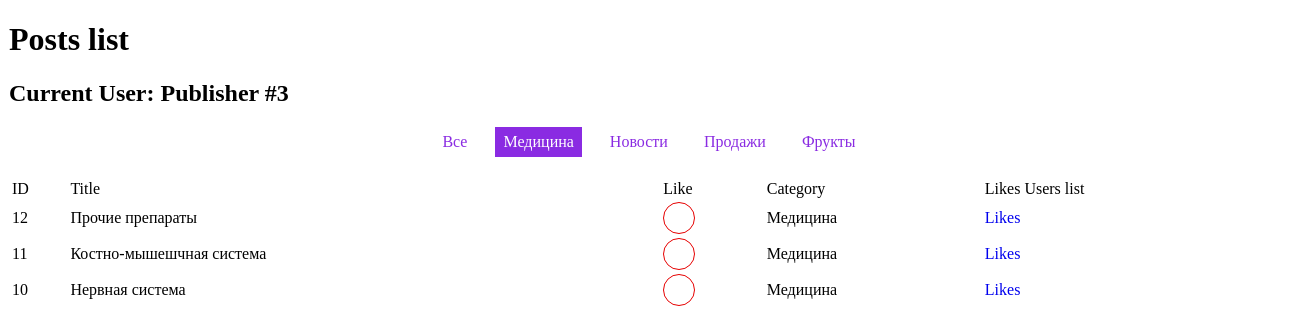
Page /?task=first&cat=4 on the committed database.
### tables this page shows
CREATE TABLE `user` (
  `id` int(11) NOT NULL AUTO_INCREMENT,
  `name` varchar(20) NOT NULL,
  PRIMARY KEY (`id`),
  KEY `index_id` (`id`)
);

CREATE TABLE `category` (
  `id` int(11) NOT NULL AUTO_INCREMENT,
  `name` varchar(50) NOT NULL,
  PRIMARY KEY (`id`),
  KEY `index_id` (`id`)
);

CREATE TABLE `post` (
  `id` int(11) NOT NULL AUTO_INCREMENT,
  `name` varchar(50) NOT NULL,
  PRIMARY KEY (`id`),
  KEY `index_id` (`id`)
);

### tasks/first/common.php (called while the page is built, shortened)
<?php
abstract class Common {
    public function __construct($db)
    {
        if(isset($_GET['cat']))
        {
            $this->currentCat = (int)$_GET['cat'];
        }
    }
}

### includes/DB.php (called while the page is built, shortened)
<?php
class DB
{
    private $db_host = 'localhost';
    private $db_user = 'root';
    private $db_password = '123456';
    private $db_name = 'test_hype';
    private static $mysql_connect = null;
    public function __construct()
    {
        if (self::$mysql_connect === null) {
            $db_connect = @mysqli_connect($this->db_host, $this->db_user, $this->db_password, $this->db_name);
            if(mysqli_connect_errno($db_connect)) {
                echo 'MySQL connect error!<br/>';
                echo mysqli_connect_errno($db_connect);
                exit;
            }
            else
            {
                mysqli_query($db_connect, "SET NAMES utf8");
                self::$mysql_connect = $db_connect;
            }
        }
    }
    private function query($query = null)
    {
        if($a = @mysqli_query(self::$mysql_connect, $query))
        {
            return $a;
        }
    }
    private function fetch($query = null)
    {
        return @mysqli_fetch_all($this->query($query), MYSQLI_ASSOC);
    }
    public function findAll($query = null)
    {
        $oneQuery = $this->fetch($query);
        return $oneQuery;
    }
}

### includes/tTemplate.php (called while the page is built)
<?php
class tTemplate  {
    private $content;
    public function __construct($name)  {
        $this->content = file_get_contents('./resources/views/' . $name . '.html');
        $this->content = preg_replace('/{ROOT}/i', ROOT, $this->content);
    }
    function replaceVars($vars = [])  {
        if(!empty($vars)) {
            foreach($vars as $blockname => $value) {
                $this->content = preg_replace('/{' . $blockname . '}/i', $value, $this->content);
            }
        }
    }
    public function render()
    {
        return $this->content;
    }
}

### tasks/first/category.php (the view, shortened to what this page needs)
<?php
class Category extends Common {
    public function getCats()
    {
        $sql = '
        SELECT category.id, category.name
        FROM category
        ORDER BY category.name
        ';
        return $this->renderCats($this->db->findAll($sql));
    }
    private function getLink($id = null)
    {
        if($id)
        {
            return self::$link.'&cat='.$id;
        }
        return self::$link;
    }
    private function renderCats($rows = [])
    {
        $data = '<div id="catsMenu">';
        $class = $this->currentCat ? '' : 'current';
        $data .= '<div class="'.$class.'">';
        $data .= '<a href="'.$this->getLink().'">Все</a>';
        $data .= '</div>';
        foreach($rows as $row)
        {
            $class = $this->currentCat && $this->currentCat == $row['id'] ? 'current' : '';
            $data .= '<div class="'.$class.'">';
            $data .= '<a href="'.$this->getLink($row['id']).'">'.$row['name'].'</a>';
            $data .= '</div>';
        }
        $data .= '</div>';
        return $data;
    }
}

### tasks/first/post.php (shortened to what this page needs)
<?php
class Post extends Common{
    public function getPosts()
    {
        $sql = '
        SELECT post.id, post.name,
        category.id AS catId, category.name AS catName,
        link_likes.user_id AS likeUserId
        FROM post
        LEFT JOIN link_category_post ON (link_category_post.post_id = post.id)
        LEFT JOIN category ON (category.id = link_category_post.category_id)
        LEFT JOIN link_likes ON (link_likes.post_id = post.id AND link_likes.user_id = '.self::$user['id'].')
        ';
        if(!is_null($this->currentCat))
        {
            $sql .= '
            WHERE link_category_post.category_id = '.$this->currentCat.'
            ';
        }
        $sql .= '
        GROUP BY post.id
        ORDER BY post.id DESC';
        return $this->renderPosts($this->db->findAll($sql));
    }
    private function getLikeLink($id = null)
    {
        if($id)
        {
            return self::$link.'&postLikes='.$id;
        }
        return self::$link;
    }
    private function renderPosts($rows = [])
    {
        $data = '<table id="postList">';
        $data .= '<tr>';
        $data .= '<td>ID</td>';
        $data .= '<td>Title</td>';
        $data .= '<td>Like</td>';
        $data .= '<td>Category</td>';
        $data .= '<td>Likes Users list</td>';
        $data .= '</tr>';
        foreach($rows as $row)
        {
            $data .= '<tr>';
            $data .= '<td>';
            $data .= $row['id'];
            $data .= '</td>';
            $data .= '<td>';
            $data .= $row['name'];
            $data .= '</td>';
            $data .= '<td>';
            $class = $row['likeUserId'] ? ' liked' : '';
            $dataLike = ' data-id="'.$row['id'].'" data-liked="'.$row['likeUserId'].'" ';
            $data .= '<span class="like'.$class.'" '.$dataLike.'></span>';
            $data .= '</td>';
            $data .= '<td>';
            $data .= $row['catName'];
            $data .= '</td>';
            $data .= '<td>';
            $data .= '<a href="'.$this->getLikeLink($row['id']).'">Likes</a>';
            $data .= '</td>';
            $data .= '</tr>';
        }
        $data .= '</table>';
        return $data;
    }
}

### tasks/first.php (shortened to what this page needs)
<?php
$user = new User($db);
$userName = $user->getName();
$userId = $user->getId();
$post = new Post($db);
$category = new Category($db);
$cats = '';
if(isset($_GET['postLikes']))
{
    $id = (int)$_GET['postLikes'];
    $title = 'User Likes For Post #'.$id;
    $content = $post->getLikeUsers($id);
}
else
{
    $title = 'Posts list';
    $cats = $category->getCats();
    $content = $post->getPosts();
}
$template = new tTemplate('first');
$template->replaceVars([
    'title' => $title,
    'cats' => $cats,
    'content' => $content,
    'userName' => $userName,
    'userId' => $userId,
]);
echo $template->render();

### resources/css/common.css (style rules this page uses)
#page { margin: 0 auto; width: 1280px; }
a { text-decoration: none; }

### resources/css/first.css (style rules this page uses)
#userList, #postList { width: 100%; }
#postList .like { display: block; width: 30px; height: 30px; background: #fff; border: 1px solid #E60000; border-radius: 100%; }
#catsMenu { text-align: center; margin: 20px 0; }
#catsMenu div { display: inline-block; vertical-align: middle; margin: 0 10px; }
#catsMenu div a { display: block; padding: 6px 8px; color: #8A2BE2; }
#catsMenu div.current a, #catsMenu div a:hover { color: #fff; background: #8A2BE2; }

### rows in the picture
user: $template->render() "Posts list Current User: Publisher #3"
category: name "Медицина"
category: name "Новости"
category: name "Продажи"
category: name "Фрукты"
post: value "12 Прочие препараты Медицина"
post: value "11 Костно-мышешчная система Медицина"
post: value "10 Нервная система Медицина"
